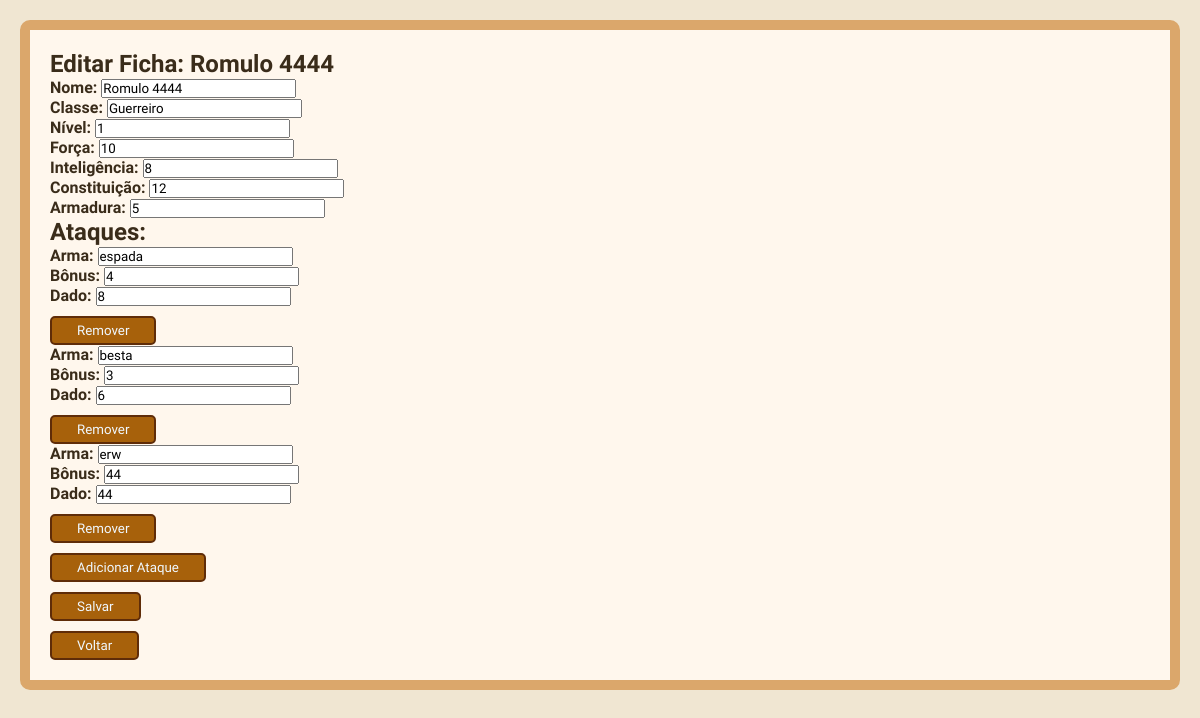
Page /ficha/1 on the earlier database version.
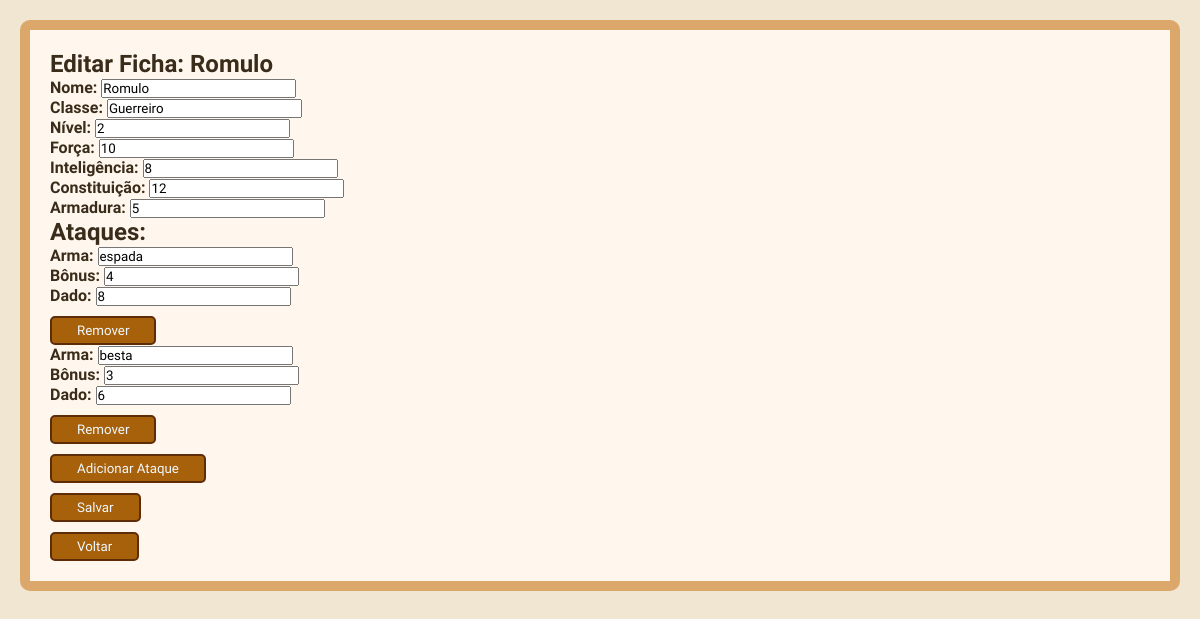
Same page on the later database version.
### app.py (models this page shows)
class Fichas(db.Model):
    id = db.Column(db.Integer, primary_key=True)
    mesa_id = db.Column(db.Integer)
    nome_personagem = db.Column(db.Text, nullable=False)
    classe_personagem = db.Column(db.Text, nullable=False)
    nivel_personagem = db.Column(db.Integer)
    força_personagem = db.Column(db.Integer)
    inteligencia_personagem = db.Column(db.Integer)
    constituicao_personagem = db.Column(db.Integer)
    armadura_personagem = db.Column(db.Integer)
    ataques_personagem = db.Column(db.Text, nullable=False)

### app.py (the view, shortened to what this page needs)
@app.route('/ficha/<ficha_id>', methods=['GET' , 'POST'])
def ficha(ficha_id):
    ficha = Fichas.query.get_or_404(ficha_id)
    try:
        ficha.ataques_personagem = json.loads(ficha.ataques_personagem) if ficha.ataques_personagem else []
    except json.JSONDecodeError as e:
        ficha.ataques_personagem = []
        print(f"Erro ao decodificar o JSON dos ataques: {e}")
    return render_template('ficha.html', ficha=ficha)

### templates/ficha.html (shortened to what this page needs)
<!DOCTYPE html>
<html lang="pt-br">
<head>
    <link href="../static/css/stayle.css" rel="stylesheet" />
</head>
<body>
    <section class = "book">
    <h1>Editar Ficha: {{ ficha.nome_personagem }}</h1>
    <form action="{{ url_for('ficha', ficha_id=ficha.id) }}" method="POST">
        <label><strong>Nome:</strong></label>
        <input type="text" name="nome_personagem" value="{{ ficha.nome_personagem }}" required><br>
        <label><strong>Classe:</strong></label>
        <input type="text" name="classe_personagem" value="{{ ficha.classe_personagem }}" required><br>
        <label><strong>Nível:</strong></label>
        <input type="number" name="nivel_personagem" value="{{ ficha.nivel_personagem }}" required><br>
        <label><strong>Força:</strong></label>
        <input type="number" name="força_personagem" value="{{ ficha.força_personagem }}" required><br>
        <label><strong>Inteligência:</strong></label>
        <input type="number" name="inteligencia_personagem" value="{{ ficha.inteligencia_personagem }}" required><br>
        <label><strong>Constituição:</strong></label>
        <input type="number" name="constituicao_personagem" value="{{ ficha.constituicao_personagem }}" required><br>
        <label><strong>Armadura:</strong></label>
        <input type="number" name="armadura_personagem" value="{{ ficha.armadura_personagem }}" required><br>
        <h2>Ataques:</h2>
        <ul id="lista-ataques">
            {% if ficha.ataques_personagem %}
                {% for ataque in ficha.ataques_personagem %}
                    <li>
                        <label><strong>Arma:</strong></label>
                        <input type="text" name="ataques[{{ loop.index0 }}][arma]" value="{{ ataque.arma }}" required><br>
                        <label><strong>Bônus:</strong></label>
                        <input type="number" name="ataques[{{ loop.index0 }}][bonos]" value="{{ ataque.bonos }}" required><br>
                        <label><strong>Dado:</strong></label>
                        <input type="number" name="ataques[{{ loop.index0 }}][dado]" value="{{ ataque.dado }}" required><br>
                        <button class="botao botao_mesa" type="button" onclick="removerAtaque(this)">Remover</button>
                    </li>
                {% endfor %}
            {% endif %}
        </ul>
        <button class="botao botao_mesa" type="button" onclick="adicionarAtaque()">Adicionar Ataque</button><br>
        <button class="botao botao_mesa" type="submit">Salvar</button>
    </form>
    <a href="{{ url_for('mesa', mesa_id=ficha.mesa_id) }}">
        <button class="botao botao_mesa" >Voltar</button>
    </a>
    </section>
</body>
</html>

### static/css/stayle.css (style rules this page uses)
* { padding: 0px; margin: 0px; box-sizing: border-box; list-style: none; font-family: 'MedievalSharp', cursive; }
body { background-color: #f0e6d2; background-size: cover; font-family: 'Cinzel', serif; color: #3a2c1a; margin: 0; padding: 20px; }
.book { background-color: rgb(255, 247, 237); border: 10px solid rgb(219, 167, 107); border-radius: 10px; padding: 20px; }
.botao { padding: 5px 25px 5px 25px; border: 2px solid rgb(95, 44, 8); border-radius: 5px; background-color: rgb(167, 97, 11); color: aliceblue; }
.botao_mesa { margin-top: 10px; cursor: pointer; }

Differences in the rows shown:
changed Fichas "Guerreiro": nome_personagem "Romulo 4444" → "Romulo"; nivel_personagem "1" → "2"
Other differences:
list line gone: "Arma: erw Bônus: 44 Dado: 44 Remover"
